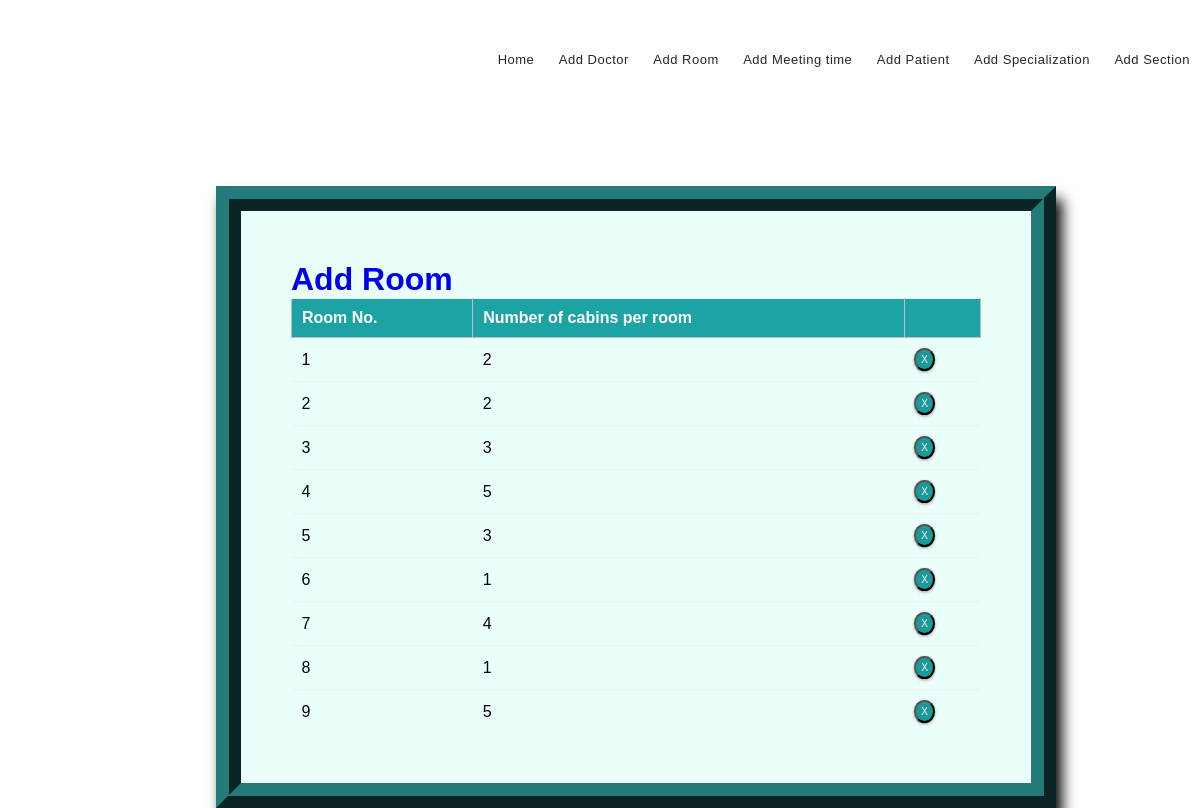
The app's page /room_list/ with its own data.
### mm1/models.py (models this page shows, shortened)
class Room(models.Model):
    r_number = models.IntegerField(default=0)
    numb_cabins_per_room = models.IntegerField(default=0)

### mm1/views.py (the view)
# urls.py: path('room_list/', views.room_list, name='editrooms'),
def room_list(request):
    context = {
        'rooms': Room.objects.all()
    }
    return render(request, 'rmlist.html', context)

### templates/rmlist.html (shortened to what this page needs)
{% extends 'base.html' %}
{% block content %}
{% load static %}
<fieldset class="fieldset">
    <a href="{% url 'addroom'%}"><h1 class="tablink" onclick="openPage('new')" id="defaultOpen">Add Room</h1></a>
    <div class="tabcontent" id="edit">
        <table class="table1">
            <thead>
            <tr class="table-headers">
            <th>Room No.</th>
            <th>Number of cabins per room</th>
            <th  class="empty"></th>
            </tr>
            </thead>
            <tbody>
            {% for rm in rooms %}
            <tr>
             <td>{{rm.r_number}}</td>
             <td>{{rm.numb_cabins_per_room}}</td>
             <td class="empty">
                <form action="{% url 'deleteroom' rm.id %}" method="post">
                        <input type="submit" value="X" class="cross">
                </form>
             </td>
             </tr>
            {% endfor %}
            </tbody>
        </table>
    </div>
</fieldset>
{% endblock %}

### static/CSS/style.css (style rules this page uses)
* { margin: 0; padding: 0; box-sizing: border-box; font-family: sans-serif; }
html { scroll-behavior: smooth; }
a { text-decoration: none; }
.table2 td, th { border: 1px solid rgb(190, 190, 190); padding: 10px 20px; }
.table1 { width: 100%; border-collapse: collapse; text-align: left; overflow: hidden; }
.table1 td, th { border-top: 1px solid #ECF0F1; padding: 10px; }
.table1 th { background-color: #1ca4a4; color: #fff; }
.cross { border-radius: 50%; font-size: 10px; box-shadow: 0px 1px 3px 0px #9e9292; padding: 4px 5px; color: #fff; background-color: #1a9a9a; cursor: pointer; }
.fieldset { margin-top: 3%; margin-left: 18%; margin-right: 12%; padding: 50px; border-width: 25px; border-style: ridge; border-color: #257a7a; box-shadow: 6px 13px 13px 0px black; background-color: #ebfffa; }

### records on screen
Room: r_number "1", numb_cabins_per_room "2"
Room: r_number "2", numb_cabins_per_room "2"
Room: r_number "3", numb_cabins_per_room "3"
Room: r_number "4", numb_cabins_per_room "5"
Room: r_number "5", numb_cabins_per_room "3"
Room: r_number "6", numb_cabins_per_room "1"
Room: r_number "7", numb_cabins_per_room "4"
Room: r_number "8", numb_cabins_per_room "1"
Room: r_number "9", numb_cabins_per_room "5"
